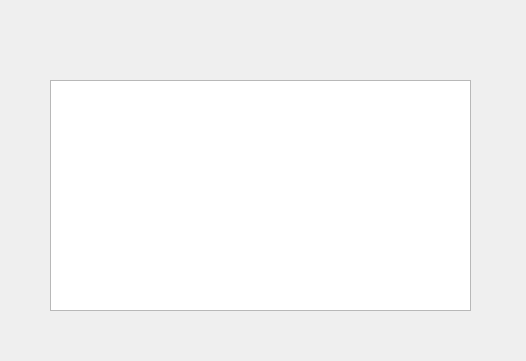
<?xml version="1.0" encoding="UTF-8"?>
<ui version="4.0">
 <class>Server</class>
 <widget class="QWidget" name="Server">
  <property name="geometry">
   <rect>
    <x>0</x>
    <y>0</y>
    <width>526</width>
    <height>361</height>
   </rect>
  </property>
  <property name="windowTitle">
   <string>Server</string>
  </property>
  <widget class="QLabel" name="lb_Marcket_name">
   <property name="geometry">
    <rect>
     <x>365</x>
     <y>0</y>
     <width>160</width>
     <height>60</height>
    </rect>
   </property>
   <property name="text">
    <string/>
   </property>
   <property name="alignment">
    <set>Qt::AlignCenter</set>
   </property>
  </widget>
  <widget class="QLabel" name="lb_Logo">
   <property name="geometry">
    <rect>
     <x>-25</x>
     <y>0</y>
     <width>190</width>
     <height>60</height>
    </rect>
   </property>
   <property name="styleSheet">
    <string notr="true">border-image:url(&quot;/Users/IOT/Desktop/Important/Coupang_Project/Image/Join.png&quot;)</string>
   </property>
   <property name="text">
    <string/>
   </property>
  </widget>
  <widget class="QTextEdit" name="textEdit">
   <property name="geometry">
    <rect>
     <x>50</x>
     <y>80</y>
     <width>421</width>
     <height>231</height>
    </rect>
   </property>
  </widget>
 </widget>
 <resources/>
 <connections/>
</ui>
